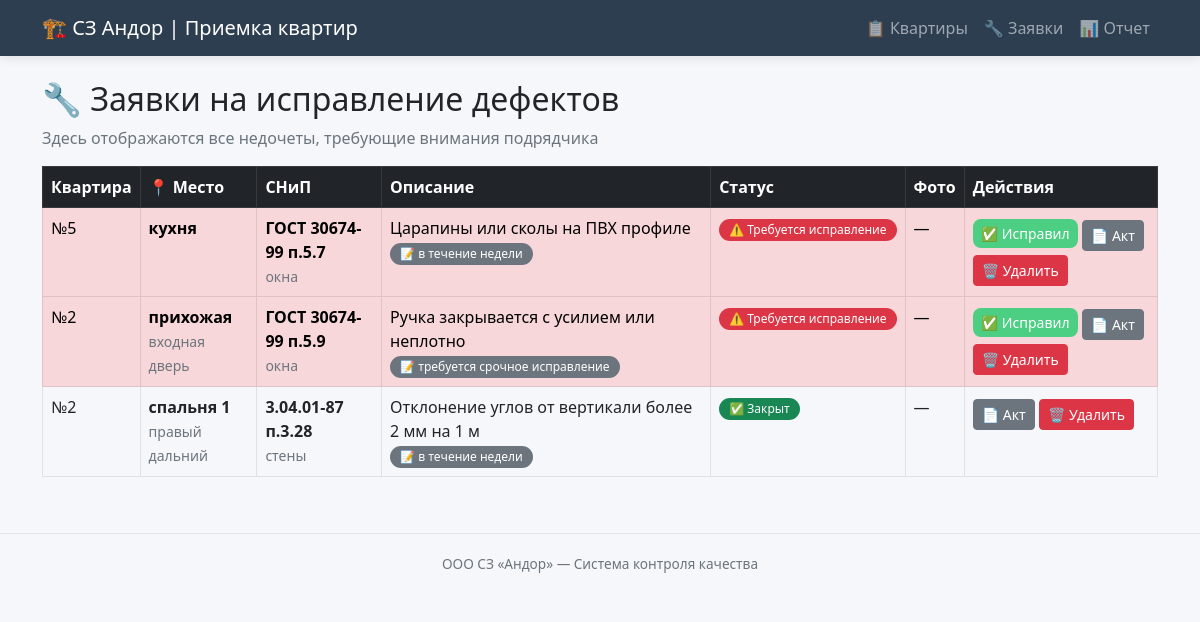
The page /defects on the database as committed earlier.
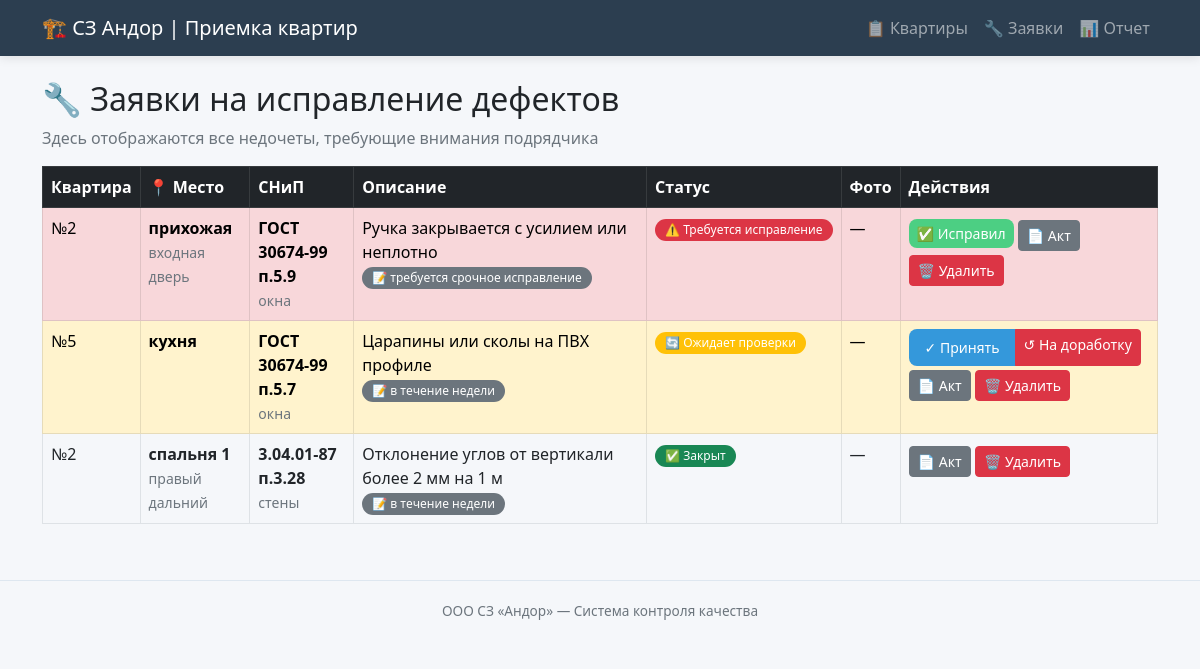
The same page on the database as committed later.
### tables this page shows
CREATE TABLE defects (
            id INTEGER PRIMARY KEY AUTOINCREMENT,
            flat_id INTEGER NOT NULL,
            snip_defect_id INTEGER NOT NULL,
            room TEXT,
            location_detail TEXT,
            comment TEXT,
            photo_path TEXT,
            status TEXT DEFAULT 'open',
            created_at TIMESTAMP,
            fixed_at TIMESTAMP,
            FOREIGN KEY (flat_id) REFERENCES flats(id),
            FOREIGN KEY (snip_defect_id) REFERENCES snip_defects(id)
        );

CREATE TABLE flats (
    id INTEGER PRIMARY KEY AUTOINCREMENT,
    number TEXT NOT NULL,
    street TEXT,
    house TEXT,
    entrance INTEGER,
    floor INTEGER,
    status TEXT DEFAULT 'in_progress'
);

CREATE TABLE snip_defects (
            id INTEGER PRIMARY KEY AUTOINCREMENT,
            code TEXT NOT NULL,
            category TEXT NOT NULL,
            description TEXT NOT NULL,
            severity TEXT NOT NULL
        );

### app.py (the view)
@app.route('/defects')
def defects():
    conn = get_db()
    all_defects = conn.execute('''
        SELECT d.*, f.number as flat_number, f.street, f.house,
               s.code, s.category, s.description, s.severity
        FROM defects d
        JOIN flats f ON d.flat_id = f.id
        JOIN snip_defects s ON d.snip_defect_id = s.id
        ORDER BY
            CASE d.status
                WHEN 'open' THEN 1
                WHEN 'fixed' THEN 2
                WHEN 'closed' THEN 3
            END,
            d.created_at DESC
    ''').fetchall()
    conn.close()
    return render_template('defects.html', defects=all_defects)

### app.py (called while the page is built)
def get_db():
    conn = sqlite3.connect(DB_PATH)
    conn.row_factory = sqlite3.Row
    return conn

### templates/defects.html (shortened to what this page needs)
{% extends "base.html" %}
{% block content %}
<h2>🔧 Заявки на исправление дефектов</h2>
<p class="text-muted">Здесь отображаются все недочеты, требующие внимания подрядчика</p>
<div class="table-responsive">
    <table class="table table-bordered table-hover">
        <thead class="table-dark">
            <tr>
                <th>Квартира</th>
                <th>📍 Место</th>
                <th>СНиП</th>
                <th>Описание</th>
                <th>Статус</th>
                <th>Фото</th>
                <th>Действия</th>
            </tr>
        </thead>
        <tbody>
            {% for d in defects %}
            <tr class="{% if d.status == 'open' %}table-danger{% elif d.status == 'fixed' %}table-warning{% endif %}">
                <td>
                    №{{ d.flat_number }}<br>
                </td>
                <td>
                    {% if d.room %}
                        <strong>{{ d.room }}</strong>
                        {% if d.location_detail %}
                            <br><small class="text-muted">{{ d.location_detail }}</small>
                        {% endif %}
                    {% else %}
                        <span class="text-muted">—</span>
                    {% endif %}
                </td>
                <td>
                    <strong>{{ d.code }}</strong><br>
                    <span class="small text-muted">{{ d.category }}</span>
                </td>
                <td>
                    {{ d.description[:80] }}
                    {% if d.comment %}
                        <br><span class="badge bg-secondary">📝 {{ d.comment[:40] }}</span>
                    {% endif %}
                 </td>
                <td>
                    {% if d.status == 'open' %}
                        <span class="badge bg-danger">⚠️ Требуется исправление</span>
                    {% elif d.status == 'fixed' %}
                        <span class="badge bg-warning">🔄 Ожидает проверки</span>
                    {% else %}
                        <span class="badge bg-success">✅ Закрыт</span>
                    {% endif %}
                 </td>
                <td>
                    {% if d.photo_path %}
                        <a href="/{{ d.photo_path }}" target="_blank" class="btn btn-sm btn-outline-info">📷 Фото</a>
                    {% else %}
                        —
                    {% endif %}
                 </td>
                <td>
                    {% if d.status == 'open' %}
                        <a href="/defect/{{ d.id }}/fix" class="btn btn-sm btn-success">✅ Исправил</a>
                    {% elif d.status == 'fixed' %}
                        <div class="btn-group btn-group-sm">
                            <a href="/defect/{{ d.id }}/close" class="btn btn-primary">✓ Принять</a>
                            <a href="/defect/{{ d.id }}/reopen" class="btn btn-danger">↺ На доработку</a>
                        </div>
                    {% endif %}
                    <a href="/generate_act/{{ d.id }}" class="btn btn-sm btn-secondary mt-1">📄 Акт</a>
                    <a href="/defect/{{ d.id }}/delete" class="btn btn-sm btn-danger mt-1" onclick="return confirm('Удалить этот недочет?')">🗑️ Удалить</a>
                 </td>
             </tr>
            {% endfor %}
        </tbody>
    </table>
</div>
{% endblock %}

### templates/base.html (shortened to what this page needs)
<!DOCTYPE html>
<html lang="ru">
<head>
    <link href="https://cdn.jsdelivr.net/npm/bootstrap@5.2.3/dist/css/bootstrap.min.css" rel="stylesheet">
</head>
<body>
    <nav class="navbar navbar-expand-lg navbar-dark bg-dark">
        <div class="container">
            <a class="navbar-brand" href="/">🏗️ СЗ Андор | Приемка квартир</a>
            <div class="navbar-nav ms-auto">
                <a class="nav-link" href="/">📋 Квартиры</a>
                <a class="nav-link" href="/defects">🔧 Заявки</a>
                <a class="nav-link" href="/report">📊 Отчет</a>
            </div>
        </div>
    </nav>
    <div class="container mt-4">
        {% block content %}{% endblock %}
    </div>
    <footer class="text-center">
        <div class="container">
            ООО СЗ «Андор» — Система контроля качества
        </div>
    </footer>
</body>
</html>

### templates/base.html (style rules this page uses)
body { background-color: #f5f7fa; font-family: 'Segoe UI', Tahoma, Geneva, Verdana, sans-serif; }
.navbar { background-color: #2c3e50 !important; box-shadow: 0 2px 10px rgba(0,0,0,0.1); }
.navbar-brand { font-weight: 500; font-size: 1.25rem; }
.badge { padding: 5px 10px; font-weight: 500; border-radius: 20px; }
.btn-primary { background-color: #3498db; border: none; border-radius: 8px; padding: 8px 16px; font-weight: 500; }
.btn-success { background-color: #4ccf83; border: none; border-radius: 8px; }
footer { border-top: 1px solid #dee7f0; padding: 20px 0; margin-top: 40px; color: #6c757d; font-size: 0.85rem; }

Rows that differ between the two databases and show on the page:
shown differently, row unchanged: defects "прихожая": moves up the list
changed defects "кухня": status "⚠️ Требуется исправление ✅ Исправил" → "🔄 Ожидает проверки ✓ Принять ↺ На доработку"
